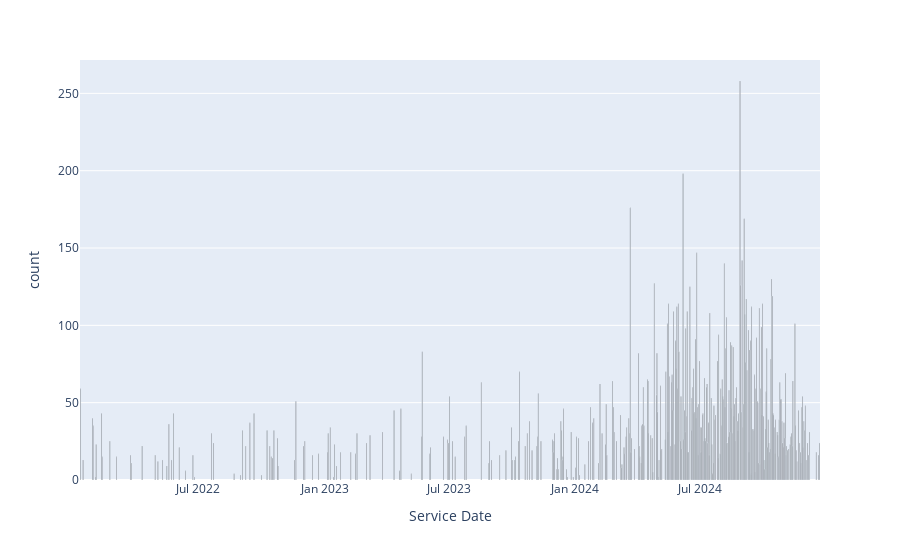

The cell this chart's notebook holds for it:
### Code cell
fig = px.bar(high_cost_by_service_date, x="Service Date", y="count", hover_data=["count"], color_discrete_sequence=["#000000"])
fig.show()

### Figure 1 — Plotly figure (JSON) as saved in the notebook; plotly's stock layout.template omitted (floating-point values rounded to 4 significant figures; data arrays with more than 128 entries replaced by an {"elided": "..."} marker saying what was removed)
{"data": [{"alignmentgroup": "True", "hovertemplate": "Service Date=%{x}<br>count=%{y}<extra></extra>", "legendgroup": "", "marker": {"color": "#000000", "pattern": {"shape": ""}}, "name": "", "offsetgroup": "", "orientation": "v", "showlegend": false, "textposition": "auto", "type": "bar", "x": {"elided": "357 str values"}, "xaxis": "x", "y": {"elided": "357 int values"}, "yaxis": "y"}], "layout": {"barmode": "relative", "legend": {"tracegroupgap": 0}, "margin": {"t": 60}, "xaxis": {"anchor": "y", "domain": [0, 1], "title": {"text": "Service Date"}}, "yaxis": {"anchor": "x", "domain": [0, 1], "title": {"text": "count"}}}}
